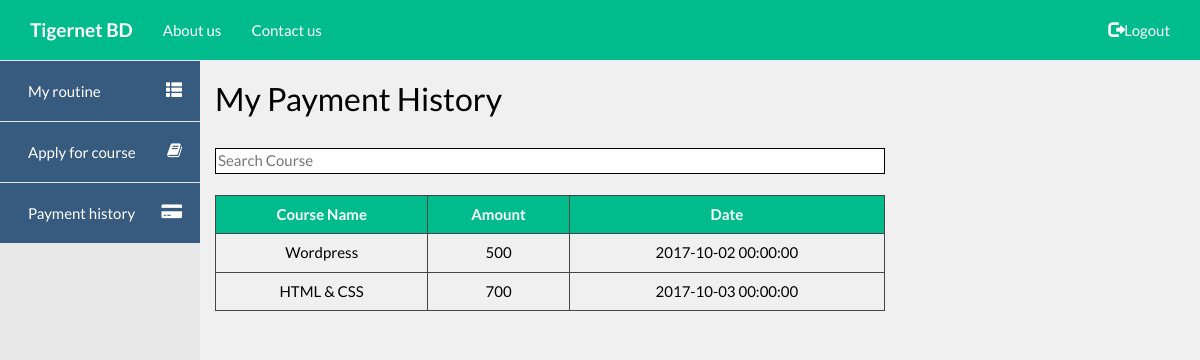
The app's page /tgnet/paymentHistory.php (signed in), older data.
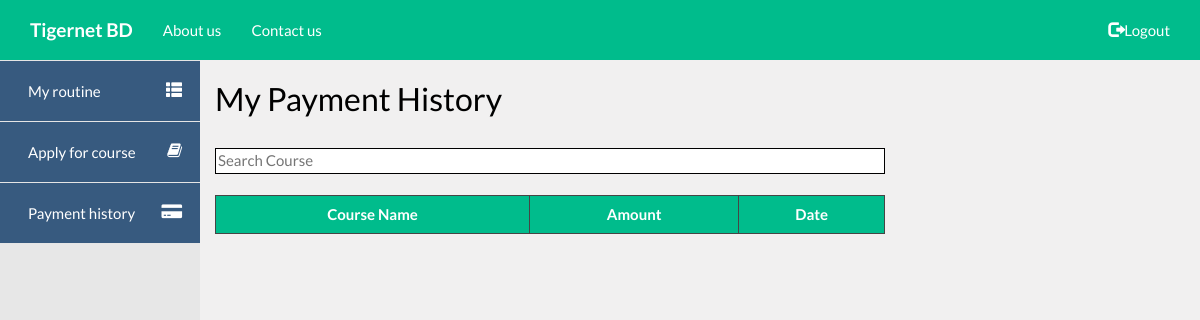
The same page, newer data.
### tables this page shows
create TABLE coursePayment
(
	id bigint not null AUTO_INCREMENT,
	roll varchar(50) not null,
	paymentAmount FLOAT not null,
	paymentDate DATETIME not null,
	CONSTRAINT coursePaymentPK PRIMARY KEY(id),
	CONSTRAINT coursePaymentFK foreign key(roll) references student(roll)
);

create TABLE student
(
	roll varchar(50) not null,
	email varchar(100) not null,
	courseName varchar(50) not null,
	currentStatus varchar(10) not null default 'inactive',
	CONSTRAINT studentPK PRIMARY KEY(roll),
	CONSTRAINT studentFK foreign key(email) references users(email),
	CONSTRAINT studentFK2 foreign key(courseName) references course(name)
);

### tgnet/paymentHistory.php (called while the page is built, shortened)
<?php
	include 'includes/master.php';
?>

### tgnet/modules/paymentHistory.php (the view, shortened to what this page needs)
<h2>My Payment History</h2>
<input type="text" id="courseName" onkeyup="searchCourse()" placeholder="Search Course" title="Search">
<table id= 'paymentTable' class='table table-bordered text-center'>
	<thead>
		<th class="text-center success">Course Name</th>
		<th class="text-center success">Amount</th>
		<th class="text-center success">Date</th>
	</thead>
	<?php
	$email=$_SESSION['email'];
	include 'includes/db-config.php';
	$query="select courseName,paymentAmount,paymentDate from student,coursePayment where student.roll=coursePayment.roll and email='$email'";
	$sqlResult=mysqli_query($sqlConnect,$query);
	while($sqlRow=mysqli_fetch_array($sqlResult,MYSQLI_ASSOC))
	{
		echo "<tr><td>".$sqlRow['courseName']."</td>";
		echo "<td>".$sqlRow['paymentAmount']."</td>";
		echo "<td>".$sqlRow['paymentDate']."</td></tr>";
	}
	?>
</table>

Row changes from the older to the newer data that the page shows:
removed coursepayment: roll.courseName "Wordpress", paymentAmount "500", paymentDate "2017-10-02 00:00:00"
removed coursepayment: roll.courseName "HTML & CSS", paymentAmount "700", paymentDate "2017-10-03 00:00:00"
